Frame 1 (no input): blank canvas, image omitted
Frame 60 (the mouse pressed at the canvas centre just before this capture): blank canvas, image omitted
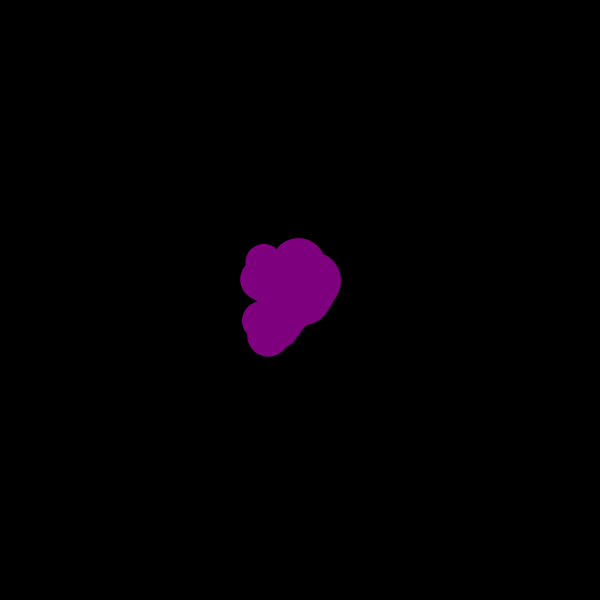
Frame 120 (the mouse held since frame 60 and released just before this capture)

The Processing sketch whose frames 1 and 60 were blank and that drew this single picture after the mouse press (run headless with seeded random() and noise(); from frame 60 on, the mouse is pressed at the canvas centre):

// Processing sketch: Sketch_3
// ── Sketch_3.pde
// code 1 FA 18
// bryan ma

// color variable as class field

// this sketch uses a basic ball or particle-type behavior
// to create a "painting" kind of effect. while the mouse is 
// pressed, a new instance is created every five frames. 

// change the class definition of "Brushstroke" to have a 
// color field. Then change the constructor arguments to accept 
// a color argument, which should set the object's color field. 

// finally, update the line of code which creates new brushstrokes
// to accept a color value. try using a color value which maps to 
// the position of the mouse on the screen. see the example gif
// to get an idea.

Brushstroke b;

void setup() {
  size(600, 600);
  noStroke();
  background(0);
}

void draw() {
  if (mousePressed) {
    if (frameCount % 5 == 0) {
     
      b = new Brushstroke(mouseX, mouseY, color(map(mouseX,0,600,0,255), 0, map(mouseY, 0, 600, 0, 255)));
    }

    if (b != null) {
      b.update();
      b.display();
    }
  }
}


class Brushstroke {
  float x, y;
  color c;
  float vx, vy;
  float siz;
  float lifetime = 10;

  Brushstroke(float x, float y, color c) {
    this.x = x;
    this.y = y;
    this.c = c;
    vx = random(-8, 8);
    vy = random(-8, 8);
    siz = random(30, 60);
  }

  void update() {
    x += vx;
    y += vy;
  }

  void display() {
    fill(c);
    noStroke();
    ellipse(x, y, siz, siz);
  }
}
